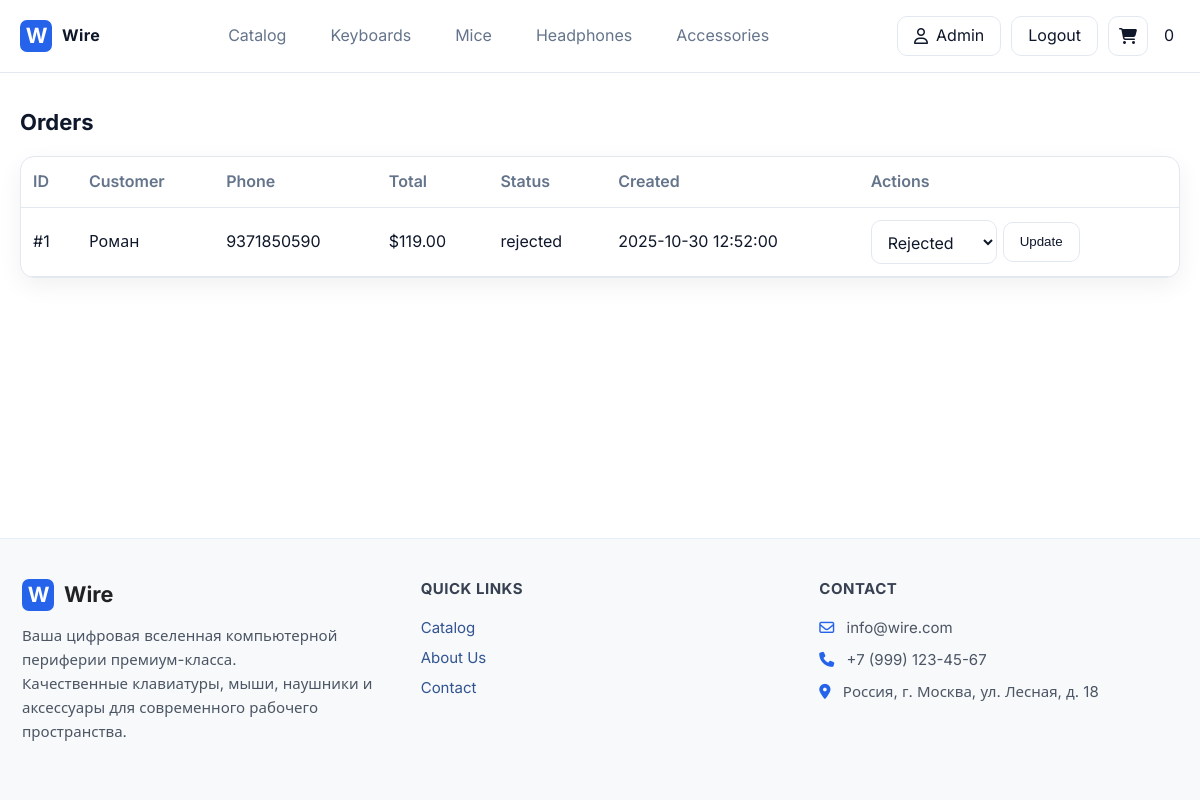
The app's page /admin/orders.php (signed in), older data.
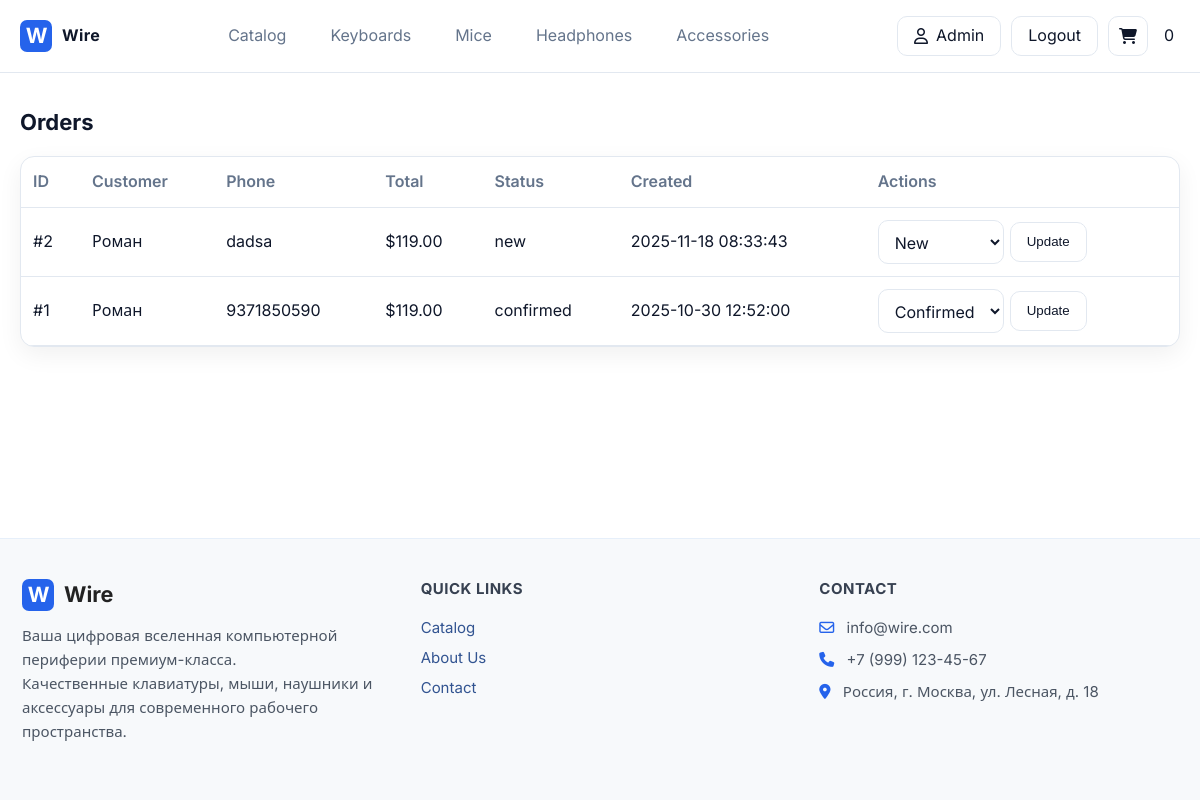
The same page, newer data.
### tables this page shows
CREATE TABLE `orders` (
  `id` int(11) NOT NULL,
  `user_id` int(11) DEFAULT NULL,
  `customer_name` varchar(200) NOT NULL,
  `address` text NOT NULL,
  `phone` varchar(64) NOT NULL,
  `payment_method` varchar(32) NOT NULL,
  `total` decimal(10,2) NOT NULL,
  `status` enum('new','confirmed','rejected') NOT NULL DEFAULT 'new',
  `created_at` datetime NOT NULL
);

### includes/db.php (called while the page is built, shortened)
<?php
function e(string $s): string { return htmlspecialchars($s, ENT_QUOTES | ENT_SUBSTITUTE, 'UTF-8'); }
?>

### admin/orders.php (the view, shortened to what this page needs)
<?php require_once __DIR__ . '/../includes/header.php'; require_admin(); ?>
<?php
global $mysqli; $msg = '';
$rows = $mysqli->query('SELECT * FROM orders ORDER BY id DESC')->fetch_all(MYSQLI_ASSOC);
?>
<section class="section">
  <h2 class="section-title">Orders</h2>
  <div class="card" style="padding:0; overflow:auto;">
    <table>
      <thead><tr><th>ID</th><th>Customer</th><th>Phone</th><th>Total</th><th>Status</th><th>Created</th><th>Actions</th></tr></thead>
      <tbody>
        <?php foreach ($rows as $r): ?>
          <tr>
            <td>#<?php echo (int)$r['id']; ?></td>
            <td><?php echo e($r['customer_name']); ?></td>
            <td><?php echo e($r['phone']); ?></td>
            <td>$<?php echo number_format((float)$r['total'], 2); ?></td>
            <td><?php echo e($r['status']); ?></td>
            <td><?php echo e($r['created_at']); ?></td>
            <td>
              <form method="post" style="display:flex; gap:6px; align-items:center;">
                <select name="status">
                  <?php foreach (['new','confirmed','rejected'] as $s): ?>
                    <option <?php echo $r['status']===$s?'selected':''; ?> value="<?php echo e($s); ?>"><?php echo e(ucfirst($s)); ?></option>
                  <?php endforeach; ?>
                </select>
                <button class="btn" type="submit">Update</button>
              </form>
            </td>
          </tr>
        <?php endforeach; ?>
      </tbody>
    </table>
  </div>
</section>
<?php require_once __DIR__ . '/../includes/footer.php'; ?>

Row changes from the older to the newer data that the page shows:
added orders: id "2", customer_name "Роман", phone "dadsa", total "119.00", status "new", created_at "2025-11-18 08:33:43", status "New"
changed orders id 1: status "rejected" → "confirmed"; status "Rejected" → "Confirmed"
